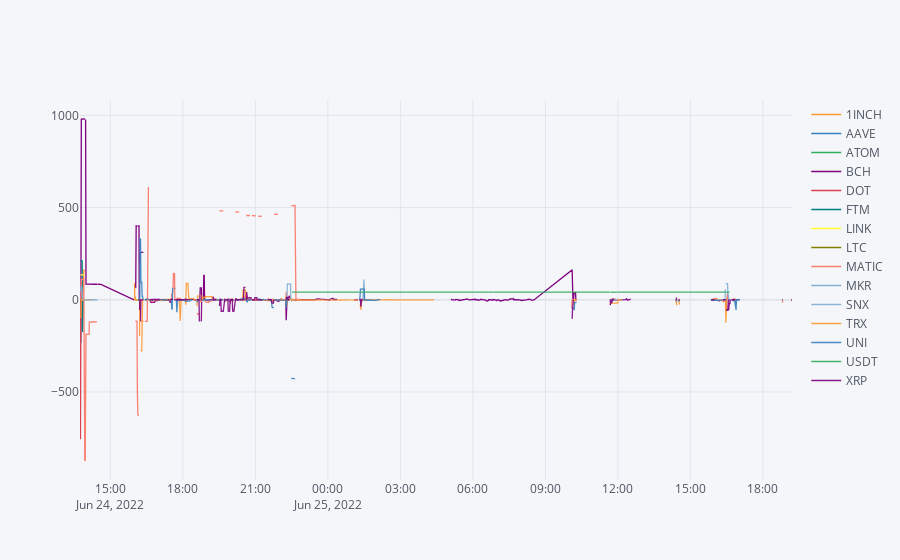

The cell this chart's notebook holds for it:
### Code cell
netDelta = risk.pivot_table(index='delta_timestamp',columns='coin',values='netDelta',aggfunc=np.mean).iplot()

### Figure 1 — Plotly figure (JSON) as saved in the notebook; plotly's stock layout.template omitted (floating-point values rounded to 4 significant figures; data arrays with more than 128 entries replaced by an {"elided": "..."} marker saying what was removed)
{"data": [{"line": {"color": "rgba(255, 153, 51, 1.0)", "dash": "solid", "shape": "linear", "width": 1.3}, "mode": "lines", "name": "1INCH", "text": "", "type": "scatter", "x": {"elided": "1129 str values"}, "y": {"elided": "1129 mixed values"}}, {"line": {"color": "rgba(55, 128, 191, 1.0)", "dash": "solid", "shape": "linear", "width": 1.3}, "mode": "lines", "name": "AAVE", "text": "", "type": "scatter", "x": {"elided": "1129 str values"}, "y": {"elided": "1129 mixed values"}}, {"line": {"color": "rgba(50, 171, 96, 1.0)", "dash": "solid", "shape": "linear", "width": 1.3}, "mode": "lines", "name": "ATOM", "text": "", "type": "scatter", "x": {"elided": "1129 str values"}, "y": {"elided": "1129 mixed values"}}, {"line": {"color": "rgba(128, 0, 128, 1.0)", "dash": "solid", "shape": "linear", "width": 1.3}, "mode": "lines", "name": "BCH", "text": "", "type": "scatter", "x": {"elided": "1129 str values"}, "y": {"elided": "1129 mixed values"}}, {"line": {"color": "rgba(219, 64, 82, 1.0)", "dash": "solid", "shape": "linear", "width": 1.3}, "mode": "lines", "name": "DOT", "text": "", "type": "scatter", "x": {"elided": "1129 str values"}, "y": {"elided": "1129 mixed values"}}, {"line": {"color": "rgba(0, 128, 128, 1.0)", "dash": "solid", "shape": "linear", "width": 1.3}, "mode": "lines", "name": "FTM", "text": "", "type": "scatter", "x": {"elided": "1129 str values"}, "y": {"elided": "1129 mixed values"}}, {"line": {"color": "rgba(255, 255, 51, 1.0)", "dash": "solid", "shape": "linear", "width": 1.3}, "mode": "lines", "name": "LINK", "text": "", "type": "scatter", "x": {"elided": "1129 str values"}, "y": {"elided": "1129 mixed values"}}, {"line": {"color": "rgba(128, 128, 0, 1.0)", "dash": "solid", "shape": "linear", "width": 1.3}, "mode": "lines", "name": "LTC", "text": "", "type": "scatter", "x": {"elided": "1129 str values"}, "y": {"elided": "1129 mixed values"}}, {"line": {"color": "rgba(251, 128, 114, 1.0)", "dash": "solid", "shape": "linear", "width": 1.3}, "mode": "lines", "name": "MATIC", "text": "", "type": "scatter", "x": {"elided": "1129 str values"}, "y": {"elided": "1129 mixed values"}}, {"line": {"color": "rgba(128, 177, 211, 1.0)", "dash": "solid", "shape": "linear", "width": 1.3}, "mode": "lines", "name": "MKR", "text": "", "type": "scatter", "x": {"elided": "1129 str values"}, "y": {"elided": "1129 mixed values"}}, {"line": {"color": "rgba(128, 177, 211, 0.8999999999999999)", "dash": "solid", "shape": "linear", "width": 1.3}, "mode": "lines", "name": "SNX", "text": "", "type": "scatter", "x": {"elided": "1129 str values"}, "y": {"elided": "1129 mixed values"}}, {"line": {"color": "rgba(255, 153, 51, 0.8999999999999999)", "dash": "solid", "shape": "linear", "width": 1.3}, "mode": "lines", "name": "TRX", "text": "", "type": "scatter", "x": {"elided": "1129 str values"}, "y": {"elided": "1129 mixed values"}}, {"line": {"color": "rgba(55, 128, 191, 0.8999999999999999)", "dash": "solid", "shape": "linear", "width": 1.3}, "mode": "lines", "name": "UNI", "text": "", "type": "scatter", "x": {"elided": "1129 str values"}, "y": {"elided": "1129 mixed values"}}, {"line": {"color": "rgba(50, 171, 96, 0.8999999999999999)", "dash": "solid", "shape": "linear", "width": 1.3}, "mode": "lines", "name": "USDT", "text": "", "type": "scatter", "x": {"elided": "1129 str values"}, "y": {"elided": "1129 mixed values"}}, {"line": {"color": "rgba(128, 0, 128, 0.8999999999999999)", "dash": "solid", "shape": "linear", "width": 1.3}, "mode": "lines", "name": "XRP", "text": "", "type": "scatter", "x": {"elided": "1129 str values"}, "y": {"elided": "1129 mixed values"}}], "layout": {"legend": {"bgcolor": "#F5F6F9", "font": {"color": "#4D5663"}}, "paper_bgcolor": "#F5F6F9", "plot_bgcolor": "#F5F6F9", "title": {"font": {"color": "#4D5663"}}, "xaxis": {"gridcolor": "#E1E5ED", "showgrid": true, "tickfont": {"color": "#4D5663"}, "title": {"font": {"color": "#4D5663"}, "text": ""}, "zerolinecolor": "#E1E5ED"}, "yaxis": {"gridcolor": "#E1E5ED", "showgrid": true, "tickfont": {"color": "#4D5663"}, "title": {"font": {"color": "#4D5663"}, "text": ""}, "zerolinecolor": "#E1E5ED"}}}
